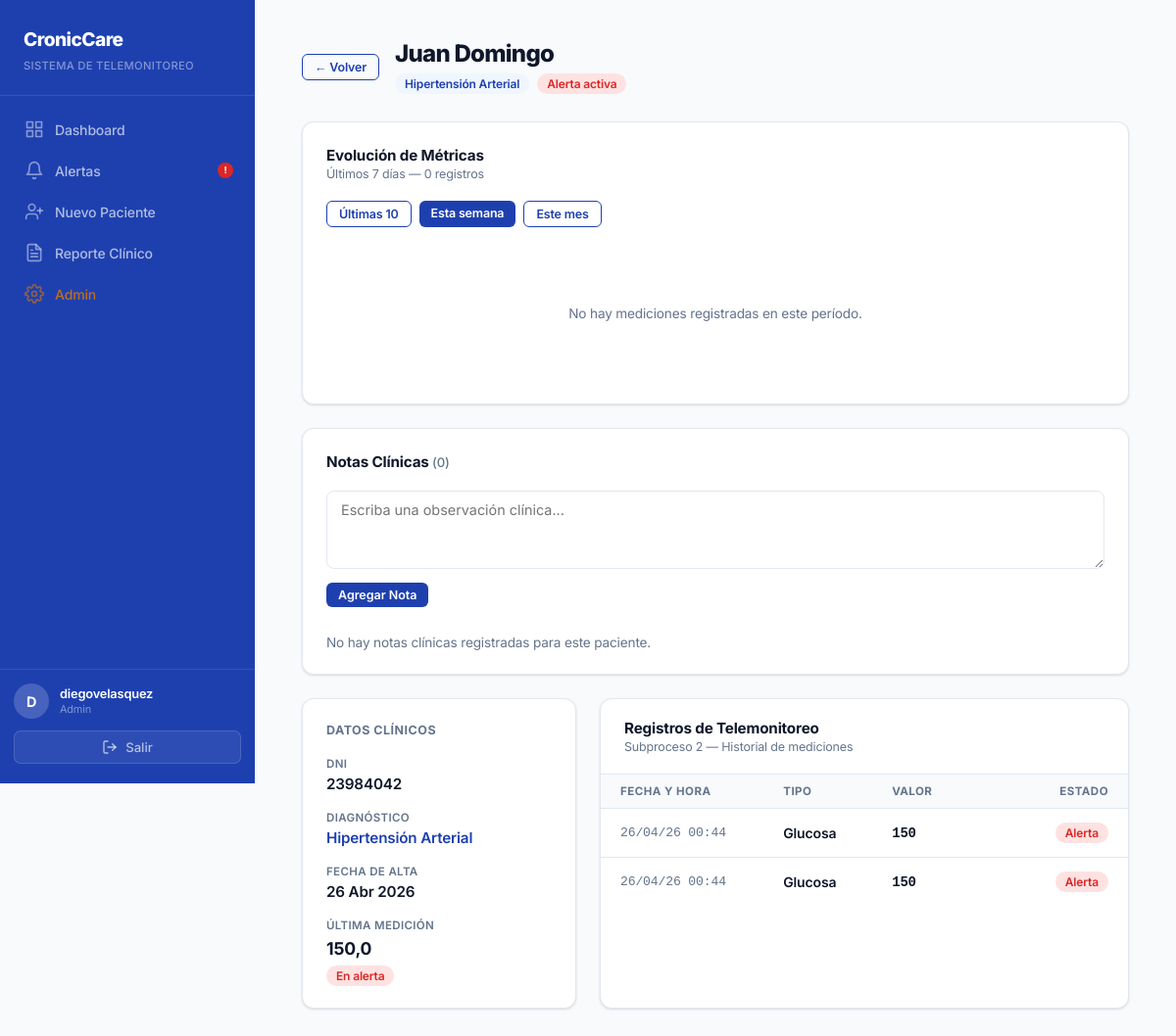
Page /paciente/3/?periodo=semana (signed in) on the earlier database version.
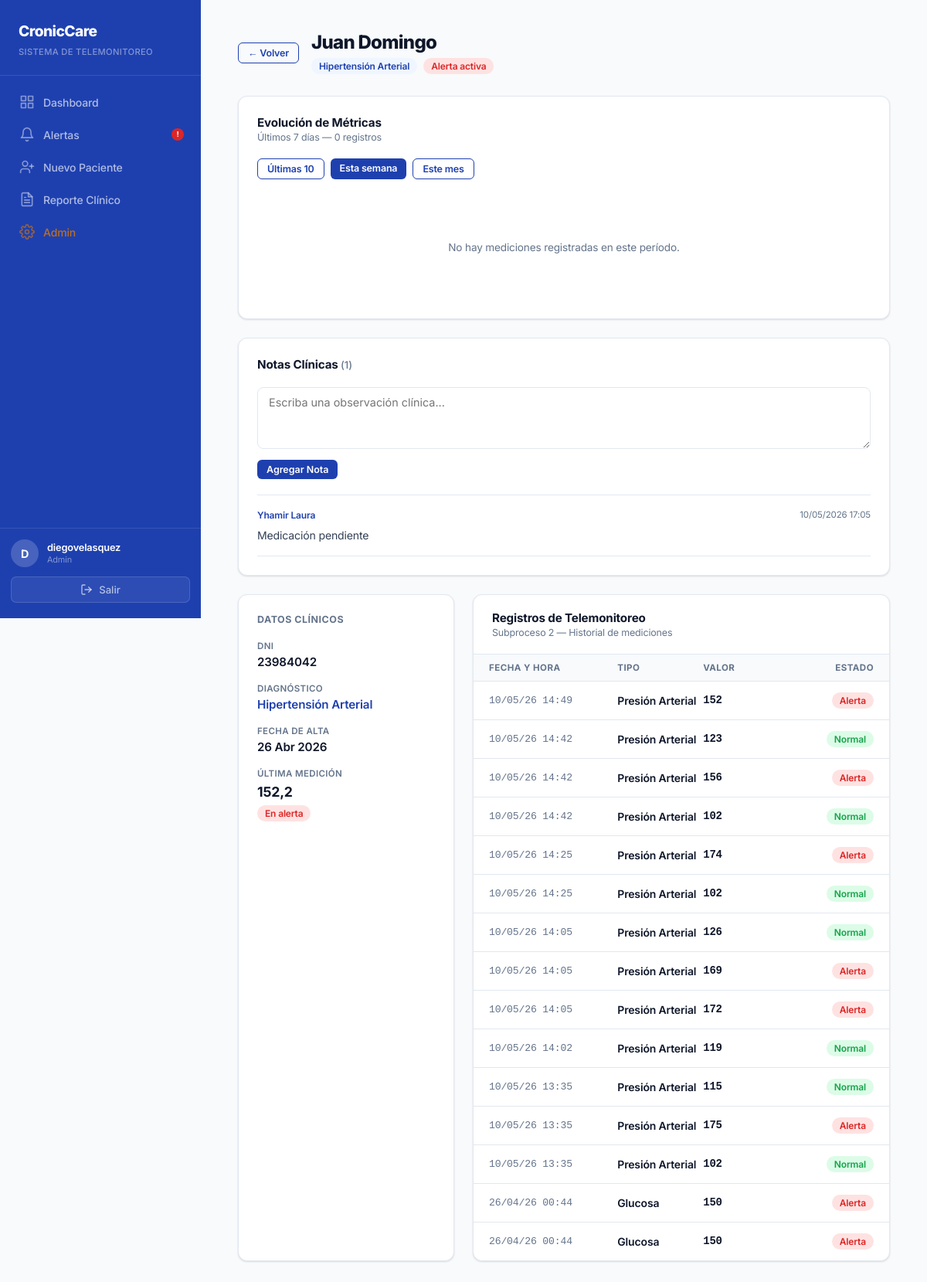
Same page on the later database version.
### core/models.py (models this page shows, shortened)
class Metrica(models.Model):
    TIPOS = [
        ('glucosa',    'Glucosa'),
        ('presion',    'Presión Arterial'),
        ('saturacion', 'Saturación O2'),
        ('frecuencia', 'Frecuencia Cardíaca'),
    ]
    paciente = models.ForeignKey(Paciente, on_delete=models.CASCADE, related_name='metricas')
    tipo     = models.CharField(max_length=50, choices=TIPOS)
    valor    = models.FloatField()
    alerta   = models.BooleanField(default=False)
    fecha    = models.DateTimeField(auto_now_add=True)

class NotaClinica(models.Model):
    paciente = models.ForeignKey(
        Paciente,
        on_delete=models.CASCADE,
        related_name='notas'
    )
    medico = models.ForeignKey(
        User,
        on_delete=models.CASCADE,
        related_name='notas'
    )
    texto = models.TextField()
    fecha = models.DateTimeField(auto_now_add=True)
    class Meta:
        ordering = ['-fecha']

### core/views.py (the view, shortened to what this page needs)
# urls.py: path('paciente/<int:paciente_id>/', views.detalle_paciente, name='detalle_paciente'),
@login_required
@medico_required
def detalle_paciente(request, paciente_id):
    paciente = get_object_or_404(Paciente, id=paciente_id)
    metricas = paciente.metricas.all().order_by('-fecha')
    notas = paciente.notas.select_related('medico').all()
    periodo = request.GET.get('periodo', '10')
    ahora = timezone.now()
    if periodo == 'semana':
        desde = ahora - timedelta(days=7)
        metricas_grafica = paciente.metricas.filter(fecha__gte=desde).order_by('fecha')
        periodo_label = 'Últimos 7 días'
    elif periodo == 'mes':
        desde = ahora - timedelta(days=30)
        metricas_grafica = paciente.metricas.filter(fecha__gte=desde).order_by('fecha')
        periodo_label = 'Últimos 30 días'
    else:
        periodo = '10'
        metricas_grafica = paciente.metricas.order_by('fecha')[:10]
        periodo_label = 'Últimas 10 mediciones'
    labels  = [m.fecha.strftime('%d/%m %H:%M') for m in metricas_grafica]
    valores = [float(m.valor) for m in metricas_grafica]
    alertas = [m.alerta for m in metricas_grafica]
    return render(request, 'core/detalle_paciente.html', {
        'paciente': paciente,
        'metricas': metricas,
        'notas': notas,
        'chart_labels':  labels,
        'chart_valores': valores,
        'chart_alertas': alertas,
        'periodo': periodo,
        'periodo_label': periodo_label,
        'total_grafica': len(labels),
    })

### core/views.py (called while the page is built)
def es_medico(user):
    return user.groups.filter(name='Medico').exists() or user.is_superuser

### core/templates/core/detalle_paciente.html (shortened to what the changed rows need)
{% extends 'core/base.html' %}
{% block content %}
<div class="container">
  <div style="margin-bottom: 28px; display: flex; align-items: center; gap: 16px; flex-wrap: wrap;">
    <div>
      <h1 style="font-weight: 800; font-size: 1.5rem; letter-spacing: -0.03em; color: var(--text);">
        {{ paciente.nombre }}
      </h1>
    </div>
  </div>
  <div class="card" style="margin-bottom: 24px;">
    <div style="display: flex; justify-content: space-between; align-items: center; margin-bottom: 20px;">
      <h3 style="font-size: 0.95rem; font-weight: 700; color: var(--text);">
        Notas Clínicas
        <span style="font-size: 0.82rem; font-weight: 500; color: var(--muted);">({{ notas.count }})</span>
      </h3>
    </div>
    <form method="POST" style="margin-bottom: 20px;">
      <textarea name="nota_texto"
                placeholder="Escriba una observación clínica..."
                class="form-input"
                rows="3"
                style="resize: vertical; min-height: 80px;"></textarea>
      <button type="submit" class="btn-primary btn-sm" style="margin-top: 10px;">
      </button>
    </form>
    {% if notas %}
    <div style="border-top: 1px solid var(--border); padding-top: 4px;">
      {% for nota in notas %}
      <div style="padding: 14px 0; border-bottom: 1px solid var(--border);">
        <div style="display: flex; justify-content: space-between; margin-bottom: 8px;">
          <span style="font-size: 0.75rem; font-weight: 600; color: var(--primary);">
            {{ nota.medico.get_full_name|default:nota.medico.username }}
          </span>
          <span style="font-size: 0.72rem; color: var(--muted);">
            {{ nota.fecha|date:"d/m/Y H:i" }}
          </span>
        </div>
        <p style="font-size: 0.88rem; color: var(--text2); line-height: 1.6;">{{ nota.texto }}</p>
      </div>
      {% endfor %}
    </div>
    {% else %}
    <p style="font-size: 0.85rem; color: var(--muted); padding-top: 8px;">
      No hay notas clínicas registradas para este paciente.
    </p>
    {% endif %}
  </div>
  <div style="display: grid; grid-template-columns: 280px 1fr; gap: 24px;">
    <div class="card">
      <div>
        <p style="font-size: 0.72rem; color: var(--muted); font-weight: 600; margin-bottom: 6px; text-transform: uppercase; letter-spacing: 0.03em;">Última Medición</p>
        {% with ultima=metricas.first %}
        {% if ultima %}
          <p style="font-weight: 700; font-size: 1.1rem; color: var(--text); margin-bottom: 6px;">{{ ultima.valor|floatformat:1 }}</p>
          {% if ultima.alerta %}
          <span class="badge-alert">En alerta</span>
          {% else %}
          <span class="badge-ok">Normal</span>
          {% endif %}
        {% else %}
          <p style="font-size: 0.85rem; color: var(--muted);">Sin datos</p>
        {% endif %}
        {% endwith %}
      </div>
    </div>
    <div class="card" style="padding: 0; overflow: hidden;">
      {% for m in metricas %}
      <div class="table-row" style="grid-template-columns: 1.5fr 1fr 1fr 110px;">
        <div style="color: var(--muted); font-family: monospace; font-size: 0.82rem;">{{ m.fecha|date:"d/m/y H:i" }}</div>
        <div style="font-weight: 600;">{{ m.get_tipo_display }}</div>
        <div style="font-weight: 700; font-family: monospace;">{{ m.valor|floatformat:0 }}</div>
        <div style="display: flex; justify-content: flex-end;">
          {% if m.alerta %}
          <span class="badge-alert">Alerta</span>
          {% else %}
          <span class="badge-ok">Normal</span>
          {% endif %}
        </div>
      </div>
      {% empty %}
      <div style="padding: 60px 24px; text-align: center; color: var(--muted); font-size: 0.85rem;">
        No existen mediciones históricas para este paciente.
      </div>
      {% endfor %}
    </div>
  </div>
</div>
{% endblock %}

Differences in the rows shown:
added NotaClinica: medico.get_full_name "Yhamir Laura", fecha "10/05/2026 17:05", texto "Medicación pendiente"
added Metrica: valor "152,2", fecha "10/05/26 14:49", tipo "Presión Arterial", valor "152", alerta "Alerta"
added Metrica: fecha "10/05/26 14:42", tipo "Presión Arterial", valor "123", alerta "Normal"
added Metrica: fecha "10/05/26 14:42", tipo "Presión Arterial", valor "156", alerta "Alerta"
added Metrica: fecha "10/05/26 14:42", tipo "Presión Arterial", valor "102", alerta "Normal"
added Metrica: fecha "10/05/26 14:25", tipo "Presión Arterial", valor "174", alerta "Alerta"
added Metrica: fecha "10/05/26 14:25", tipo "Presión Arterial", valor "102", alerta "Normal"
added Metrica: fecha "10/05/26 14:05", tipo "Presión Arterial", valor "126", alerta "Normal"
added Metrica: fecha "10/05/26 14:05", tipo "Presión Arterial", valor "169", alerta "Alerta"
added Metrica: fecha "10/05/26 14:05", tipo "Presión Arterial", valor "172", alerta "Alerta"
added Metrica: fecha "10/05/26 14:02", tipo "Presión Arterial", valor "119", alerta "Normal"
added Metrica: fecha "10/05/26 13:35", tipo "Presión Arterial", valor "115", alerta "Normal"
added Metrica: fecha "10/05/26 13:35", tipo "Presión Arterial", valor "175", alerta "Alerta"
added Metrica: fecha "10/05/26 13:35", tipo "Presión Arterial", valor "102", alerta "Normal"
Other differences:
{{ notas.count }}: "0" → "1"
{{ ultima.valor|floatformat:1 }}: "150,0" → "152,2"
text no longer shown: "No hay notas clínicas registradas para este paciente."
